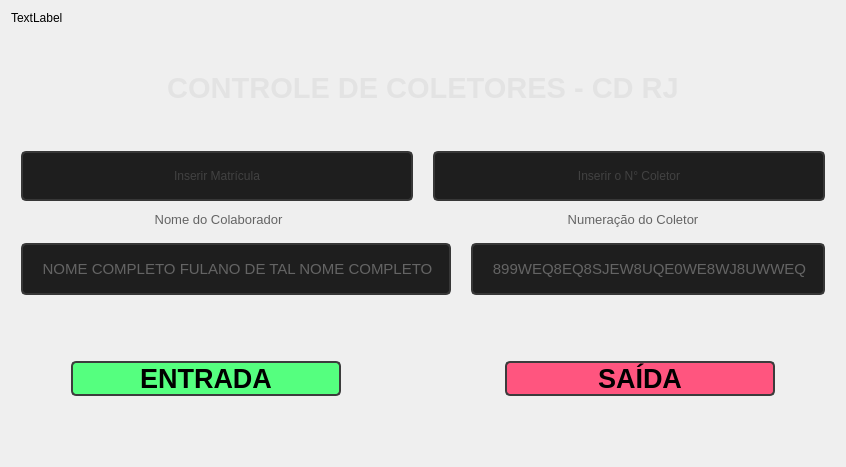
            <widget class="QWidget" name="page_1">
             <layout class="QVBoxLayout" name="verticalLayout_10">
              <item>
               <widget class="QLabel" name="label_user">
                <property name="text">
                 <string>TextLabel</string>
                </property>
               </widget>
              </item>
              <item>
               <spacer name="verticalSpacer_3">
                <property name="orientation">
                 <enum>Qt::Vertical</enum>
                </property>
                <property name="sizeHint" stdset="0">
                 <size>
                  <width>20</width>
                  <height>40</height>
                 </size>
                </property>
               </spacer>
              </item>
              <item>
               <widget class="QLabel" name="label_6">
                <property name="styleSheet">
                 <string notr="true">color:  rgb(105, 105, 105);</string>
                </property>
                <property name="text">
                 <string>&lt;html&gt;&lt;head/&gt;&lt;body&gt;&lt;p align=&quot;center&quot;&gt;&lt;span style=&quot; font-size:22pt; font-weight:600; color:#e3e3e3;&quot;&gt;CONTROLE DE COLETORES - CD RJ&lt;/span&gt;&lt;/p&gt;&lt;/body&gt;&lt;/html&gt;</string>
                </property>
               </widget>
              </item>
              <item>
               <spacer name="verticalSpacer">
                <property name="orientation">
                 <enum>Qt::Vertical</enum>
                </property>
                <property name="sizeHint" stdset="0">
                 <size>
                  <width>20</width>
                  <height>40</height>
                 </size>
                </property>
               </spacer>
              </item>
              <item>
               <layout class="QHBoxLayout" name="horizontalLayout_7">
                <property name="spacing">
                 <number>20</number>
                </property>
                <property name="leftMargin">
                 <number>10</number>
                </property>
                <property name="rightMargin">
                 <number>10</number>
                </property>
                <item>
                 <widget class="QLineEdit" name="lineEdit_matricula">
                  <property name="enabled">
                   <bool>true</bool>
                  </property>
                  <property name="toolTip">
                   <string>&lt;html&gt;&lt;head/&gt;&lt;body&gt;&lt;p align=&quot;center&quot;&gt;&lt;span style=&quot; font-weight:600;&quot;&gt;&lt;br/&gt;&lt;/span&gt;&lt;/p&gt;&lt;/body&gt;&lt;/html&gt;</string>
                  </property>
                  <property name="styleSheet">
                   <string notr="true">QLineEdit {
	
	font: 75 20pt &quot;Segoe UI&quot;;
	border: 2px solid rgb(55, 55,55);
	border-radius: 5px;
	padding: 15px;
	background-color: rgb(30, 30, 30);	
	color: rgb(100, 100, 100);
}
QLineEdit:hover {
	border: 2px solid rgb(55, 55, 55);
}
QLineEdit:focus {
	border: 2px solid rgb(148, 0, 211);	
	color: rgb(148, 0, 211);
}
</string>
                  </property>
                  <property name="text">
                   <string/>
                  </property>
                  <property name="maxLength">
                   <number>32780</number>
                  </property>
                  <property name="cursorPosition">
                   <number>0</number>
                  </property>
                  <property name="alignment">
                   <set>Qt::AlignCenter</set>
                  </property>
                  <property name="placeholderText">
                   <string>Inserir Matrícula</string>
                  </property>
                 </widget>
                </item>
                <item>
                 <widget class="QLineEdit" name="lineEdit_coletor">
                  <property name="toolTip">
                   <string>&lt;html&gt;&lt;head/&gt;&lt;body&gt;&lt;p align=&quot;center&quot;&gt;&lt;span style=&quot; font-weight:600;&quot;&gt;&lt;br/&gt;&lt;/span&gt;&lt;/p&gt;&lt;/body&gt;&lt;/html&gt;</string>
                  </property>
                  <property name="styleSheet">
                   <string notr="true">QLineEdit {
	
	font: 75 20pt &quot;Segoe UI&quot;;
	border: 2px solid rgb(55, 55,55);
	border-radius: 5px;
	padding: 15px;
	background-color: rgb(30, 30, 30);	
	color: rgb(100, 100, 100);
	aling:center;
}
QLineEdit:hover {
	border: 2px solid rgb(55, 55, 55);
}
QLineEdit:focus {
	border: 2px solid rgb(148, 0, 211);	
	color: rgb(148, 0, 211);
}
</string>
                  </property>
                  <property name="text">
                   <string/>
                  </property>
                  <property name="alignment">
                   <set>Qt::AlignCenter</set>
                  </property>
                  <property name="placeholderText">
                   <string>Inserir o N° Coletor</string>
                  </property>
                 </widget>
                </item>
               </layout>
              </item>
              <item>
               <layout class="QVBoxLayout" name="verticalLayout_11"/>
              </item>
              <item>
               <layout class="QHBoxLayout" name="horizontalLayout_8">
                <property name="spacing">
                 <number>20</number>
                </property>
                <property name="leftMargin">
                 <number>10</number>
                </property>
                <property name="topMargin">
                 <number>5</number>
                </property>
                <property name="rightMargin">
                 <number>5</number>
                </property>
                <property name="bottomMargin">
                 <number>10</number>
                </property>
                <item>
                 <widget class="QLabel" name="label_7">
                  <property name="styleSheet">
                   <string notr="true">color: rgb(100, 100, 100);</string>
                  </property>
                  <property name="text">
                   <string>&lt;html&gt;&lt;head/&gt;&lt;body&gt;&lt;p align=&quot;center&quot;&gt;&lt;span style=&quot; font-size:10pt;&quot;&gt;Nome do Colaborador&lt;/span&gt;&lt;/p&gt;&lt;/body&gt;&lt;/html&gt;</string>
                  </property>
                  <property name="alignment">
                   <set>Qt::AlignRight|Qt::AlignTrailing|Qt::AlignVCenter</set>
                  </property>
                  <property name="margin">
                   <number>0</number>
                  </property>
                  <property name="indent">
                   <number>-1</number>
                  </property>
                 </widget>
                </item>
                <item>
                 <widget class="QLabel" name="label_8">
                  <property name="styleSheet">
                   <string notr="true">color: rgb(100, 100, 100);</string>
                  </property>
                  <property name="text">
                   <string>&lt;html&gt;&lt;head/&gt;&lt;body&gt;&lt;p align=&quot;center&quot;&gt;&lt;span style=&quot; font-size:10pt;&quot;&gt;Numeração do Coletor&lt;/span&gt;&lt;/p&gt;&lt;/body&gt;&lt;/html&gt;</string>
                  </property>
                 </widget>
                </item>
               </layout>
              </item>
              <item>
               <layout class="QHBoxLayout" name="horizontalLayout_10">
                <property name="spacing">
                 <number>20</number>
                </property>
                <property name="leftMargin">
                 <number>10</number>
                </property>
                <property name="rightMargin">
                 <number>10</number>
                </property>
                <item>
                 <widget class="QLabel" name="label_nome">
                  <property name="toolTip">
                   <string>&lt;html&gt;&lt;head/&gt;&lt;body&gt;&lt;p align=&quot;center&quot;&gt;&lt;br/&gt;&lt;/p&gt;&lt;/body&gt;&lt;/html&gt;</string>
                  </property>
                  <property name="styleSheet">
                   <string notr="true">font: 75 13pt &quot;Segoe UI&quot;;
	border: 2px solid rgb(55, 55, 55);
	border-radius: 5px;
	padding: 15px;
	background-color: rgb(30, 30, 30);	
	color: rgb(100, 100, 100);</string>
                  </property>
                  <property name="text">
                   <string>&lt;html&gt;&lt;head/&gt;&lt;body&gt;&lt;p align=&quot;center&quot;&gt;&lt;span style=&quot; font-size:11pt;&quot;&gt;NOME COMPLETO FULANO DE TAL NOME COMPLETO&lt;/span&gt;&lt;/p&gt;&lt;/body&gt;&lt;/html&gt;</string>
                  </property>
                 </widget>
                </item>
                <item>
                 <widget class="QLabel" name="label_ncoletor">
                  <property name="styleSheet">
                   <string notr="true">font: 75 16pt &quot;Segoe UI&quot;;
	border: 2px solid rgb(55, 55,55);
	border-radius: 5px;
	padding: 15px;
	background-color: rgb(30, 30, 30);	
	color: rgb(100, 100, 100);</string>
                  </property>
                  <property name="text">
                   <string>&lt;html&gt;&lt;head/&gt;&lt;body&gt;&lt;p align=&quot;center&quot;&gt;&lt;span style=&quot; font-size:11pt;&quot;&gt;899WEQ8EQ8SJEW8UQE0WE8WJ8UWWEQ&lt;/span&gt;&lt;/p&gt;&lt;/body&gt;&lt;/html&gt;</string>
                  </property>
                 </widget>
                </item>
               </layout>
              </item>
              <item>
               <layout class="QHBoxLayout" name="_2" stretch="0,0">
                <property name="spacing">
                 <number>164</number>
                </property>
                <property name="sizeConstraint">
                 <enum>QLayout::SetDefaultConstraint</enum>
                </property>
                <property name="leftMargin">
                 <number>60</number>
                </property>
                <property name="topMargin">
                 <number>60</number>
                </property>
                <property name="rightMargin">
                 <number>60</number>
                </property>
                <property name="bottomMargin">
                 <number>60</number>
                </property>
                <item>
                 <widget class="QPushButton" name="btn_entrada">
                  <property name="font">
                   <font>
                    <pointsize>20</pointsize>
                    <weight>75</weight>
                    <bold>true</bold>
                   </font>
                  </property>
                  <property name="cursor">
                   <cursorShape>PointingHandCursor</cursorShape>
                  </property>
                  <property name="styleSheet">
                   <string notr="true">QPushButton {	
	background-color:rgb(85, 255, 127);
	border: 2px solid rgb(60, 60, 60);
	border-radius: 5px;
	padding: 2em;
}
QPushButton:hover {	
	background-color:rgb(95, 255, 137);
	border: 2px solid rgb(70, 70, 70);
}
QPushButton:pressed {	
	background-color:rgb(105, 255, 147);
	border: 2px solid rgb(85, 255, 127);	
	color: rgb(255, 255, 255);
	
}</string>
                  </property>
                  <property name="text">
                   <string>ENTRADA</string>
                  </property>
                  <property name="iconSize">
                   <size>
                    <width>60</width>
                    <height>60</height>
                   </size>
                  </property>
                  <property name="autoRepeatDelay">
                   <number>300</number>
                  </property>
                  <property name="autoRepeatInterval">
                   <number>300</number>
                  </property>
                 </widget>
                </item>
                <item>
                 <widget class="QPushButton" name="btn_saida">
                  <property name="font">
                   <font>
                    <pointsize>20</pointsize>
                    <weight>75</weight>
                    <bold>true</bold>
                   </font>
                  </property>
                  <property name="cursor">
                   <cursorShape>PointingHandCursor</cursorShape>
                  </property>
                  <property name="styleSheet">
                   <string notr="true">QPushButton {	
	background-color: rgb(255, 85, 127);
	border: 2px solid rgb(60, 60, 60);
	border-radius: 5px;
	padding: 2em;
}
QPushButton:hover {	
	background-color: rgb(255, 95, 137);
	border: 2px solid rgb(70, 70, 70);
}
QPushButton:pressed {	
	background-color: rgb(255, 85, 127);
	border: 2px solid rgb(255, 85, 127);	
	color: rgb(255, 255, 255);
	
}</string>
                  </property>
                  <property name="text">
                   <string>SAÍDA</string>
                  </property>
                  <property name="iconSize">
                   <size>
                    <width>60</width>
                    <height>60</height>
                   </size>
                  </property>
                  <property name="autoRepeatInterval">
                   <number>300</number>
                  </property>
                 </widget>
                </item>
               </layout>
              </item>
             </layout>
            </widget>
